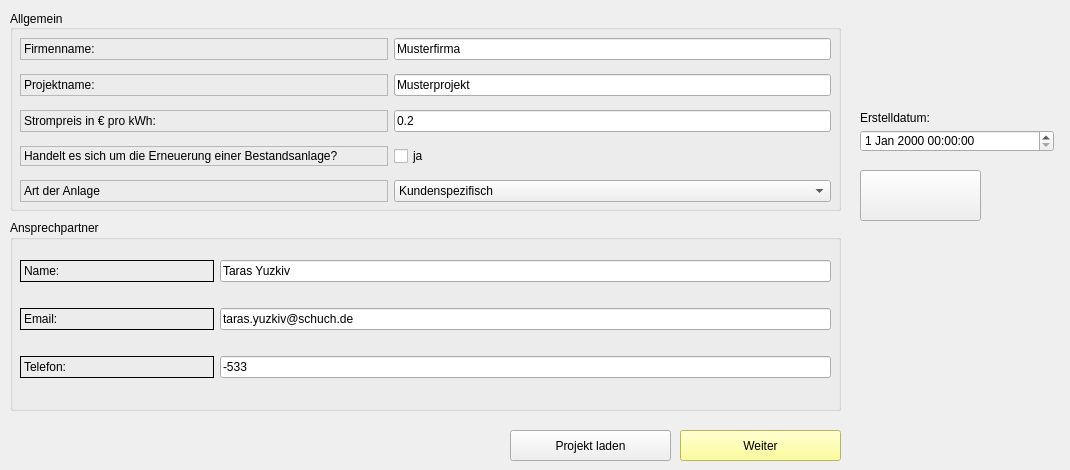
    <widget class="QWidget" name="tab">
     <attribute name="title">
      <string>Projekt</string>
     </attribute>
     <widget class="QLabel" name="label">
      <property name="geometry">
       <rect>
        <x>850</x>
        <y>20</y>
        <width>211</width>
        <height>81</height>
       </rect>
      </property>
      <property name="text">
       <string/>
      </property>
     </widget>
     <widget class="QDateTimeEdit" name="dateTimeEdit">
      <property name="geometry">
       <rect>
        <x>860</x>
        <y>130</y>
        <width>194</width>
        <height>22</height>
       </rect>
      </property>
     </widget>
     <widget class="QGroupBox" name="groupBox">
      <property name="geometry">
       <rect>
        <x>10</x>
        <y>10</y>
        <width>831</width>
        <height>201</height>
       </rect>
      </property>
      <property name="title">
       <string>Allgemein</string>
      </property>
      <property name="alignment">
       <set>Qt::AlignLeading|Qt::AlignLeft|Qt::AlignVCenter</set>
      </property>
      <widget class="QWidget" name="gridLayoutWidget">
       <property name="geometry">
        <rect>
         <x>10</x>
         <y>20</y>
         <width>811</width>
         <height>181</height>
        </rect>
       </property>
       <layout class="QGridLayout" name="gridLayout">
        <item row="3" column="0">
         <widget class="QLabel" name="label_45">
          <property name="frameShape">
           <enum>QFrame::StyledPanel</enum>
          </property>
          <property name="text">
           <string>Handelt es sich um die Erneuerung einer Bestandsanlage?              </string>
          </property>
         </widget>
        </item>
        <item row="3" column="1">
         <widget class="QCheckBox" name="checkBox_14">
          <property name="text">
           <string>ja</string>
          </property>
         </widget>
        </item>
        <item row="0" column="0">
         <widget class="QLabel" name="label_6">
          <property name="frameShape">
           <enum>QFrame::StyledPanel</enum>
          </property>
          <property name="text">
           <string>Firmenname: </string>
          </property>
         </widget>
        </item>
        <item row="2" column="1">
         <widget class="QLineEdit" name="lineEdit_5">
          <property name="text">
           <string>0.2</string>
          </property>
         </widget>
        </item>
        <item row="2" column="0">
         <widget class="QLabel" name="label_8">
          <property name="frameShape">
           <enum>QFrame::StyledPanel</enum>
          </property>
          <property name="text">
           <string>Strompreis in € pro kWh:                 </string>
          </property>
         </widget>
        </item>
        <item row="0" column="1">
         <widget class="QLineEdit" name="lineEdit_3">
          <property name="text">
           <string>Musterfirma</string>
          </property>
         </widget>
        </item>
        <item row="1" column="0">
         <widget class="QLabel" name="label_7">
          <property name="frameShape">
           <enum>QFrame::StyledPanel</enum>
          </property>
          <property name="frameShadow">
           <enum>QFrame::Plain</enum>
          </property>
          <property name="text">
           <string>Projektname:</string>
          </property>
         </widget>
        </item>
        <item row="1" column="1">
         <widget class="QLineEdit" name="lineEdit_4">
          <property name="text">
           <string>Musterprojekt</string>
          </property>
         </widget>
        </item>
        <item row="4" column="0">
         <widget class="QLabel" name="label_46">
          <property name="frameShape">
           <enum>QFrame::StyledPanel</enum>
          </property>
          <property name="text">
           <string>Art der Anlage</string>
          </property>
         </widget>
        </item>
        <item row="4" column="1">
         <widget class="QComboBox" name="comboBox">
          <item>
           <property name="text">
            <string>Kundenspezifisch</string>
           </property>
          </item>
          <item>
           <property name="text">
            <string>Industriebeleuchtung</string>
           </property>
          </item>
          <item>
           <property name="text">
            <string>Straßenbeleuchtung</string>
           </property>
          </item>
         </widget>
        </item>
       </layout>
      </widget>
     </widget>
     <widget class="QGroupBox" name="groupBox_2">
      <property name="geometry">
       <rect>
        <x>10</x>
        <y>220</y>
        <width>831</width>
        <height>191</height>
       </rect>
      </property>
      <property name="title">
       <string>Ansprechpartner</string>
      </property>
      <widget class="QWidget" name="gridLayoutWidget_3">
       <property name="geometry">
        <rect>
         <x>10</x>
         <y>20</y>
         <width>811</width>
         <height>161</height>
        </rect>
       </property>
       <layout class="QGridLayout" name="gridLayout_3">
        <item row="2" column="1">
         <widget class="QLineEdit" name="lineEdit_12">
          <property name="text">
           <string>-533</string>
          </property>
         </widget>
        </item>
        <item row="1" column="1">
         <widget class="QLineEdit" name="lineEdit_14">
          <property name="text">
           <string>taras.yuzkiv@schuch.de</string>
          </property>
         </widget>
        </item>
        <item row="0" column="0">
         <widget class="QLabel" name="label_18">
          <property name="frameShape">
           <enum>QFrame::Box</enum>
          </property>
          <property name="text">
           <string>Name:                                             </string>
          </property>
         </widget>
        </item>
        <item row="1" column="0">
         <widget class="QLabel" name="label_19">
          <property name="frameShape">
           <enum>QFrame::Box</enum>
          </property>
          <property name="text">
           <string>Email:</string>
          </property>
         </widget>
        </item>
        <item row="2" column="0">
         <widget class="QLabel" name="label_17">
          <property name="frameShape">
           <enum>QFrame::Box</enum>
          </property>
          <property name="text">
           <string>Telefon:</string>
          </property>
         </widget>
        </item>
        <item row="0" column="1">
         <widget class="QLineEdit" name="lineEdit_13">
          <property name="text">
           <string>Taras Yuzkiv</string>
          </property>
         </widget>
        </item>
       </layout>
      </widget>
     </widget>
     <widget class="QLabel" name="label_3">
      <property name="geometry">
       <rect>
        <x>860</x>
        <y>110</y>
        <width>81</width>
        <height>16</height>
       </rect>
      </property>
      <property name="text">
       <string>Erstelldatum:</string>
      </property>
     </widget>
     <widget class="QToolButton" name="toolButton">
      <property name="enabled">
       <bool>true</bool>
      </property>
      <property name="geometry">
       <rect>
        <x>680</x>
        <y>430</y>
        <width>161</width>
        <height>31</height>
       </rect>
      </property>
      <property name="styleSheet">
       <string notr="true">background-color: rgb(255, 255, 127);</string>
      </property>
      <property name="text">
       <string>Weiter</string>
      </property>
     </widget>
     <widget class="QToolButton" name="toolButton_17">
      <property name="geometry">
       <rect>
        <x>510</x>
        <y>430</y>
        <width>161</width>
        <height>31</height>
       </rect>
      </property>
      <property name="text">
       <string>Projekt laden</string>
      </property>
     </widget>
     <widget class="QPushButton" name="pushButton_19">
      <property name="enabled">
       <bool>true</bool>
      </property>
      <property name="geometry">
       <rect>
        <x>860</x>
        <y>170</y>
        <width>121</width>
        <height>51</height>
       </rect>
      </property>
      <property name="icon">
       <iconset>
        <normaloff>../../Users/taras.yuzkiv.SCHUCH/.designer/backup/pics/update_blue.png</normaloff>../../Users/taras.yuzkiv.SCHUCH/.designer/backup/pics/update_blue.png</iconset>
      </property>
      <property name="iconSize">
       <size>
        <width>80</width>
        <height>100</height>
       </size>
      </property>
     </widget>
     <widget class="QLabel" name="label_44">
      <property name="geometry">
       <rect>
        <x>986</x>
        <y>172</y>
        <width>61</width>
        <height>51</height>
       </rect>
      </property>
      <property name="text">
       <string/>
      </property>
     </widget>
    </widget>
